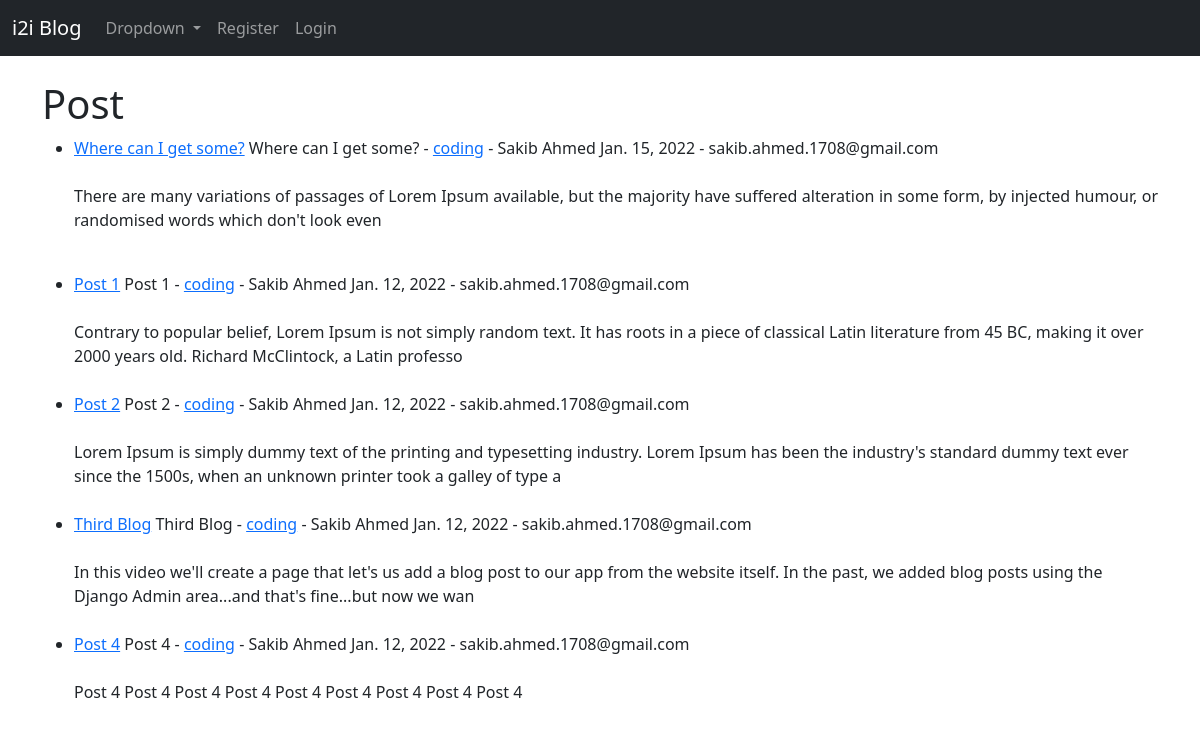
The app's page /, older data.
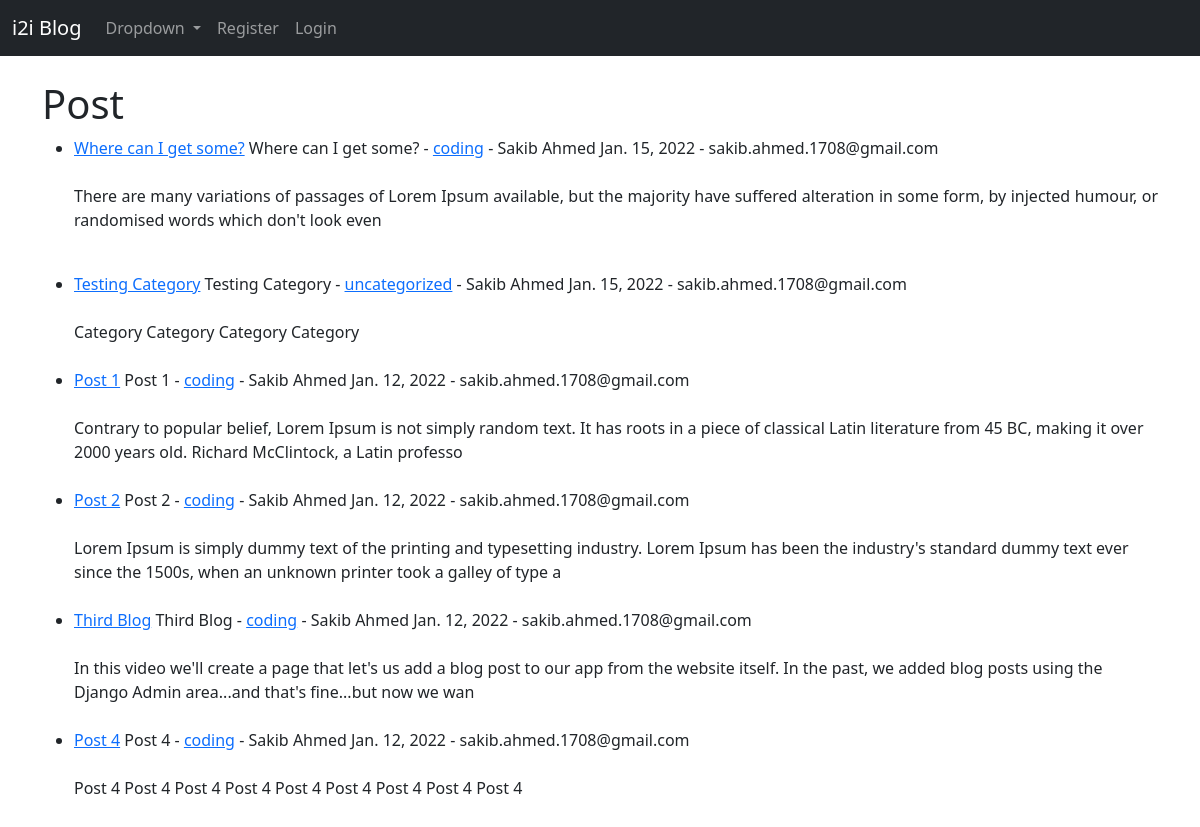
The same page, newer data.
### theblog/models.py (models this page shows, shortened)
class Post(models.Model):
    title = models.CharField(max_length=255)
    title_tag = models.CharField(max_length=255)
    author = models.ForeignKey(User, on_delete=models.CASCADE)
    body = models.TextField()
    post_date = models.DateField(auto_now_add=True)
    category = models.CharField(max_length=255, default='coding')

### theblog/views.py (the view)
class HomeView(ListView):
    model = Post
    template_name = "home.html"
    ordering = ['-post_date']

### theblog/templates/home.html (shortened to what this page needs)
<!DOCTYPE html>
<html lang="en">
  <head>
    {% extends 'base.html' %}
    {% block content %}
    <h1>Post</h1>
    <ul>
      {% for post in object_list %}
      <li>
        <a href="{% url 'article-detail' post.pk %}">{{ post.title }}</a>
        {{ post.title }}
         - <a href="{% url 'category' post.category|slugify %}">{{ post.category}}</a>
         - {{ post.author.first_name }}
        {{post.author.last_name}} {{ post.post_date }} -  {{ post.author.email }}<br /><br />
        {{ post.body|slice:":200"|safe }}<br /><br />
      </li>
      {% endfor%}
    </ul>
    {% endblock %}

Row changes from the older to the newer data that the page shows:
added Post: title "Testing Category", category "uncategorized", author.first_name "Sakib", author.last_name "Ahmed", post_date "Jan. 15, 2022", author.email "sakib.ahmed.1708@gmail.com", body "Category Category Category Category"
